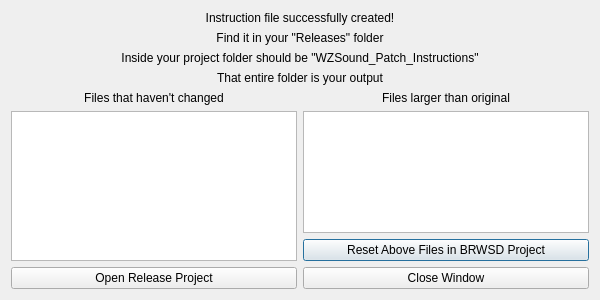
<?xml version="1.0" encoding="UTF-8"?>
<ui version="4.0">
 <class>Dialog_Report</class>
 <widget class="QDialog" name="Dialog_Report">
  <property name="geometry">
   <rect>
    <x>0</x>
    <y>0</y>
    <width>600</width>
    <height>300</height>
   </rect>
  </property>
  <property name="windowTitle">
   <string>Dialog</string>
  </property>
  <layout class="QVBoxLayout" name="verticalLayout">
   <item>
    <widget class="QLabel" name="label">
     <property name="text">
      <string>Instruction file successfully created!</string>
     </property>
     <property name="alignment">
      <set>Qt::AlignmentFlag::AlignCenter</set>
     </property>
     <property name="wordWrap">
      <bool>true</bool>
     </property>
    </widget>
   </item>
   <item>
    <widget class="QLabel" name="label_2">
     <property name="text">
      <string>Find it in your &quot;Releases&quot; folder</string>
     </property>
     <property name="alignment">
      <set>Qt::AlignmentFlag::AlignCenter</set>
     </property>
     <property name="wordWrap">
      <bool>true</bool>
     </property>
    </widget>
   </item>
   <item>
    <widget class="QLabel" name="label_3">
     <property name="text">
      <string>Inside your project folder should be &quot;WZSound_Patch_Instructions&quot;</string>
     </property>
     <property name="alignment">
      <set>Qt::AlignmentFlag::AlignCenter</set>
     </property>
     <property name="wordWrap">
      <bool>true</bool>
     </property>
    </widget>
   </item>
   <item>
    <widget class="QLabel" name="label_4">
     <property name="text">
      <string>That entire folder is your output</string>
     </property>
     <property name="alignment">
      <set>Qt::AlignmentFlag::AlignCenter</set>
     </property>
     <property name="wordWrap">
      <bool>true</bool>
     </property>
    </widget>
   </item>
   <item>
    <layout class="QHBoxLayout" name="horizontalLayout">
     <item>
      <layout class="QVBoxLayout" name="verticalLayout_2">
       <item>
        <widget class="QLabel" name="label_5">
         <property name="text">
          <string>Files that haven't changed</string>
         </property>
         <property name="alignment">
          <set>Qt::AlignmentFlag::AlignCenter</set>
         </property>
        </widget>
       </item>
       <item>
        <widget class="QListView" name="listView"/>
       </item>
      </layout>
     </item>
     <item>
      <layout class="QVBoxLayout" name="verticalLayout_3">
       <item>
        <widget class="QLabel" name="label_6">
         <property name="text">
          <string>Files larger than original</string>
         </property>
         <property name="alignment">
          <set>Qt::AlignmentFlag::AlignCenter</set>
         </property>
        </widget>
       </item>
       <item>
        <widget class="QListView" name="listView_2"/>
       </item>
       <item>
        <widget class="QPushButton" name="button_reset">
         <property name="text">
          <string>Reset Above Files in BRWSD Project</string>
         </property>
        </widget>
       </item>
      </layout>
     </item>
    </layout>
   </item>
   <item>
    <layout class="QHBoxLayout" name="horizontalLayout_2">
     <item>
      <widget class="QPushButton" name="button_explorer">
       <property name="text">
        <string>Open Release Project</string>
       </property>
      </widget>
     </item>
     <item>
      <widget class="QPushButton" name="button_close">
       <property name="text">
        <string>Close Window</string>
       </property>
      </widget>
     </item>
    </layout>
   </item>
  </layout>
 </widget>
 <resources/>
 <connections/>
</ui>
